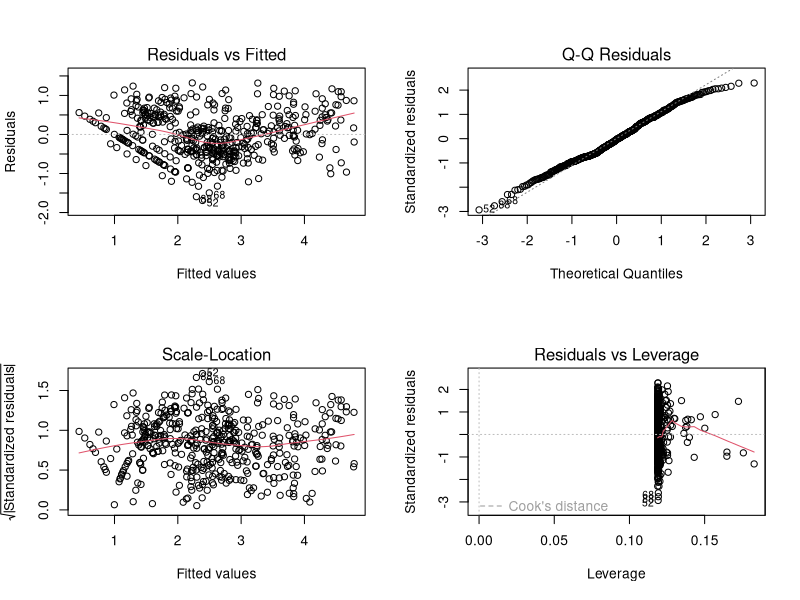
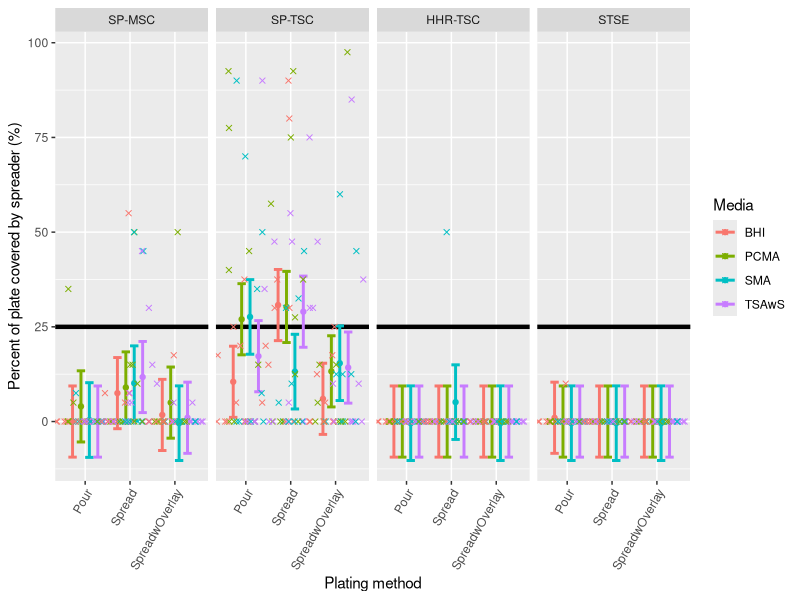

The R source for these figures, in order: (Note: this script raises an error after producing the figures.)
## ---- chunk 1
knitr::opts_chunk$set(echo = TRUE)
## ---- chunk 2
## load packages
library(knitr)
library(readr)
library(dplyr)
library(tidyr)
library(ggplot2)
library(ggpubr)
library(lme4)
library(car)
library(emmeans)
## ---- chunk 3
#import data
s1_df <- read_csv("stage1_cleaned_data.csv")
## ---- chunk 4
#summary for Table 1; means and sd across all powders
summary_byTestPlatingMedia <- s1_df %>%
  group_by(test,plating,media) %>%
  summarize(n=n(),
            mean=mean(log_mean_count_wNA,na.rm=TRUE),
            sd=sd(log_mean_count_wNA,na.rm=TRUE),
            median=median(log_mean_count_wNA,na.rm = TRUE),
            min=min(log_mean_count_wNA,na.rm=TRUE),
            max=max(log_mean_count_wNA,na.rm=TRUE))

summary_byTestPlatingMedia_SPRno <- s1_df %>%
  filter(SPR=="no")%>%
  group_by(test,plating,media) %>%
  summarize(n=n(),
            mean=mean(log_mean_count_wNA,na.rm=TRUE),
            sd=sd(log_mean_count_wNA,na.rm=TRUE),
            median=median(log_mean_count_wNA,na.rm = TRUE),
            min=min(log_mean_count_wNA,na.rm=TRUE),
            max=max(log_mean_count_wNA,na.rm=TRUE))
## ---- chunk 5
m <- lm(log_mean_count~powder+plating*media*test+mean_spread_percent,data=s1_df)

#VIFs were investigated by fitting with lm() and using the car::vif function
vif(m) #vifs OK

#Additional model diagnostics were performed & looked OK
par(mfrow=c(2,2)) # Change the panel layout to 2 x 2
plot(m)

#run anova
anova(m)
## ---- chunk 6
#investigate which tests have >25% spreading
m_spread <- lmer(mean_spread_percent_wNA ~ (1|powder) + test*media*plating, data=s1_df,na.action=na.exclude)

lsm_summ <- emmeans(m_spread,~test|media+plating)

df_lsm_summ <- as.data.frame(lsm_summ)

df_lsm_summ$test<- factor(df_lsm_summ$test,c("SP.MSC","SP.TSC","HHR.TSC","STSE"),labels =c("SP-MSC","SP-TSC","HHR-TSC","STSE") )
s1_df$test<- factor(s1_df$test,c("SP.MSC","SP.TSC","HHR.TSC","STSE"),labels =c("SP-MSC","SP-TSC","HHR-TSC","STSE") )

#Figure 1.
#lsm_summ %>%
#  data.frame() %>%
  #mutate(lower.CL=pmax(0,lower.CL), #this makes it so that the ylim is 0
  #       emmean=pmax(0,emmean))%>%
  ggplot(df_lsm_summ,aes(x=plating,y=emmean,color=media)) +
  facet_grid(~test)+
  geom_hline(yintercept = 25,col="black",size=1.5)+
  geom_point(stat="identity",position=position_dodge(.75))+
  #ylim(0,100) +
  geom_errorbar(stat="identity",aes(ymin=lower.CL,ymax=upper.CL),size=1,width=.75,position=position_dodge(.75),na.rm=TRUE) +
  geom_jitter(aes(x = plating, y = mean_spread_percent_wNA, color=media), 
              data = s1_df,  na.rm=TRUE,pch=4,position = position_jitterdodge(jitter.width=0.75,dodge.width = .75))+
  labs(color="Media",x="Plating method",y="Percent of plate covered by spreader (%)")+
  theme(axis.text.x = element_text(angle=60,hjust=1)) 

#Figure 1b. (contains imputed values for powder D PCA)
#alternative way (plotting actual means) demonstrates the same methods are on average above 25% spreading
# rawmeans <-s1_df%>%
#   #select(test,media,plating,mean_spread_percent)%>%
#   group_by(test,media,plating)%>%
#   summarize(mean=mean(mean_spread_percent, na.rm=TRUE),
#             sd=sd(mean_spread_percent, na.rm=TRUE))
# ggplot(rawmeans,aes(x=plating,y=mean,color=media))+
#   geom_errorbar(stat="identity",aes(ymin=mean-sd, ymax=mean+sd), size=1,width=.75,position=position_dodge(.75)) +
#   geom_point(stat="identity",position=position_dodge(.75),size=3) +
#   geom_jitter(aes(x = plating, y = mean_spread_percent, color=media),
#               data = s1_df,  pch=4,position = position_jitterdodge(jitter.width=0.75,dodge.width = .75))+
#   geom_hline(yintercept = 25,col="black",size=1.5)+
#   labs(color="Media",x="Plating method",y="Percent of plate covered by spreader (%)")+
#   theme(axis.text.x = element_text(angle=60,hjust=1)) +
#   facet_grid(~test)
  
#view spreading and swarming by powder
# summary_spread_test <- s1_df %>%
#   group_by(test,powder) %>%
#   count(SPR)
# # 
# summary_spread_powder <- s1_df %>%
#   group_by(powder) %>%
#   count(SPR)
# 
# summary_spreads_powder <- s1_df %>%
#   group_by(powder) %>%
#   count(SPRs)

# #plot a different way
# ggplot(s1_df, aes(x=plating,y=mean_spread_percent_wNA,color=media))+
#   facet_grid(~test)+
#   geom_boxplot(position=position_dodge(.75),na.rm=TRUE)+
#   stat_summary(fun.y=mean, geom="point", shape=23, size=4,position=position_dodge(.75),na.rm=TRUE)
## ---- chunk 7
s1_df2 <- s1_df %>% 
  filter( !(grepl("TSAwS",media) & plating=="Spread" & test=="SP.TSC"),
          !(grepl("PCMA",media) & plating=="Spread" & test=="SP.TSC"),
          !(grepl("BHI",media) & plating=="Spread" & test=="SP.TSC"),
          !(grepl("SMA",media) & plating=="Pour" & test=="SP.TSC"),
          !(grepl("PCMA",media) & plating=="Pour" & test=="SP.TSC") )
s1_df2$combo<- paste(s1_df2$media, s1_df2$plating, s1_df2$test, sep="_")

s1_df2$combo_abbrv <- make.names(abbreviate(s1_df2$combo))

#is this doing anything useful other than reshaping?
all_wide <- s1_df2 %>%
  group_by(powder,combo_abbrv) %>%
  summarise(mean=mean(log_mean_count)) %>%
  spread(key=combo_abbrv,value=mean) %>%
  ungroup() %>%
  data.frame() 
all_wide <- all_wide[c(2:44)]

SP.TSC <- unique(s1_df2$combo_abbrv[s1_df2$test=="SP.TSC"])
HHR.TSC <- unique(s1_df2$combo_abbrv[s1_df2$test=="HHR.TSC"])
STSE <- unique(s1_df2$combo_abbrv[s1_df2$test=="STSE"])
SP.MSC <- unique(s1_df2$combo_abbrv[s1_df2$test=="SP.MSC"])

#measure test choices
abbrv_combo_lookup <- unique(s1_df2[,c("test","media","plating","combo_abbrv")])

#BHI
#test_combo <- c("BHI_P_H","BHI_P_SP.M","BHI_P_SP.T","BHI_P_ST")
#test_combo <- c("BHI_SO_H","BHI_SO_SP.M","BHI_SO_SP.T","BHI_SO_ST")
#test_combo <- c("BHI_S_H","BHI_S_SP","BHI_S_ST")

#PCMA
#test_combo <- c("PCMA_P_H","PCMA_P_SP","PCMA_P_ST")
#test_combo <- c("PCMA_SO_H","PCMA_SO_SP.M","PCMA_SO_SP.T","PCMA_SO_ST")
#test_combo <- c("PCMA_S_H","PCMA_S_SP","PCMA_S_ST")

#SMA
#test_combo <- c("PCA_P_H","PCA_P_SP","PCA_P_ST")
#test_combo <- c("PCA_SO_H","PCA_SO_SP.M","PCA_SO_SP.T","PCA_SO_ST")
#test_combo <- c("PCA_S_H","PCA_S_SP_M","PCA_S_SP_T","PCA_S_ST")

#TSAwS
test_combo <- c("TSAS_P_H","TSAS_P_SP.M","TSAS_P_SP.T","TSAS_P_ST") #check this
#test_combo <- c("TSAS_SO_H","TSAS_SO_SP.M","TSAS_SO_SP.T","TSAS_SO_ST")
#test_combo <- c("TSAS_S_H","TSAS_S_SP","TSAS_S_ST")

results <- data.frame(combo_abbrv=c(),Rsquared=c())
for( i in colnames(all_wide)) {
  if( !(i %in% test_combo) ) {
    form <- paste(i,"~",paste(test_combo,collapse="+"))
    m <- lm(form,data=all_wide)
    rsquared <- summary(m)$r.squared
    results <- rbind(results,data.frame(combo_abbrv=i,Rsquared=rsquared))
  }
}
# by test
results %>%
  left_join(abbrv_combo_lookup) %>%
  group_by(test) %>%
  summarize(mean.rsq=mean(Rsquared)) -> mean.rsq.byTest
mean.rsq.byTest

all_var <- s1_df2 %>%
  group_by(test,plating,media) %>%
  summarize(var=var(log_mean_count))

# percent variance
results %>%
  left_join(abbrv_combo_lookup) %>%
  left_join(all_var) %>%
  mutate(var_explained=Rsquared*var)  %>%
  summarize(prop_explained=sum(var_explained)/sum(var)) -> prop_explained
prop_explained

results %>%
  left_join(abbrv_combo_lookup) %>%
  left_join(all_var) %>%
  filter(test != "SP_MSC") %>%
  mutate(var_explained=Rsquared*var)  %>%
  summarize(prop_explained_no_msc=sum(var_explained)/sum(var)) -> prop_explained_withoutMSC
prop_explained_withoutMSC
## ---- chunk 8
s1_df2 <- s1_df %>% 
  filter( !(grepl("TSAwS",media) & plating=="Spread" & test=="SP.TSC"),
          !(grepl("PCMA",media) & plating=="Spread" & test=="SP.TSC"),
          !(grepl("BHI",media) & plating=="Spread" & test=="SP.TSC"),
          !(grepl("SMA",media) & plating=="Pour" & test=="SP.TSC"),
          !(grepl("PCMA",media) & plating=="Pour" & test=="SP.TSC") )
s1_df2$combo<- paste(s1_df2$media, s1_df2$plating, s1_df2$test, sep="_")

s1_df2$combo_abbrv <- make.names(abbreviate(s1_df2$combo))

#is this doing anything useful other than reshaping?
all_wide <- s1_df2 %>%
  group_by(powder,combo_abbrv) %>%
  summarise(mean=mean(log_mean_count)) %>%
  spread(key=combo_abbrv,value=mean) %>%
  ungroup() %>%
  data.frame() 
all_wide <- all_wide[c(2:44)]

SP.TSC <- unique(s1_df2$combo_abbrv[s1_df2$test=="SP.TSC"])
HHR.TSC <- unique(s1_df2$combo_abbrv[s1_df2$test=="HHR.TSC"])
STSE <- unique(s1_df2$combo_abbrv[s1_df2$test=="STSE"])
SP.MSC <- unique(s1_df2$combo_abbrv[s1_df2$test=="SP.MSC"])

#measure test choices
abbrv_combo_lookup <- unique(s1_df2[,c("test","media","plating","combo_abbrv")])

#BHI
BHI_P <- c("BHI_P_H","BHI_P_SP.M","BHI_P_SP.T","BHI_P_ST")
BHI_SO <- c("BHI_SO_H","BHI_SO_SP.M","BHI_SO_SP.T","BHI_SO_ST")
BHI_S <- c("BHI_S_H","BHI_S_SP","BHI_S_ST")

#PCMA
PCMA_P <- c("PCMA_P_H","PCMA_P_SP","PCMA_P_ST")
PCMA_SO  <- c("PCMA_SO_H","PCMA_SO_SP.M","PCMA_SO_SP.T","PCMA_SO_ST")
PCMA_S <- c("PCMA_S_H","PCMA_S_SP","PCMA_S_ST")

#SMA
SMA_P <- c("SMA_P_H","SMA_P_SP","SMA_P_ST")
SMA_SO <- c("SMA_SO_H","SMA_SO_SP.M","SMA_SO_SP.T","SMA_SO_ST")
SMA_S <- c("SMA_S_H","SMA_S_SP.M","SMA_S_SP.T","SMA_S_ST")

#TSAwS
TSAS_P <- c("TSAS_P_H","TSAS_P_SP.M","TSAS_P_SP.T","TSAS_P_ST") #check this
TSAS_SO <- c("TSAS_SO_H","TSAS_SO_SP.M","TSAS_SO_SP.T","TSAS_SO_ST")
TSAS_S <- c("TSAS_S_H","TSAS_S_SP","TSAS_S_ST")

test_combo_vec <- c(BHI_P, BHI_SO, BHI_S,
                     PCMA_P, PCMA_SO, PCMA_S,
                     SMA_P, SMA_SO, SMA_S,
                     TSAS_P, TSAS_SO, TSAS_S)

results <- data.frame(combo_abbrv=c(),Rsquared=c(),testcombo=c())

for( j in test_combo_vec) {
for( i in colnames(all_wide)) {
  if( !(i %in% j) ) {
    form <- paste(i,"~",paste(j,collapse="+"))
    m <- lm(form,data=all_wide)
    rsquared <- summary(m)$r.squared
    results <- rbind(results,data.frame(combo_abbrv=i,Rsquared=rsquared,testcombo=j))
  }
}}

results_BHI_P %>%
  filter(testcombo=="BHI_P")
results
# by test

results %>%
  left_join(abbrv_combo_lookup) %>%
  group_by(testcombo,test) %>%
  summarize(mean.rsq=mean(Rsquared)) %>%
  spread(key=test,value=mean.rsq) %>%
  ungroup() %>%
  data.frame() -> mean.rsq.byTest
mean.rsq.byTest

# results %>%
#   left_join(abbrv_combo_lookup) %>%
#   group_by(test) %>%
#   summarize(mean.rsq=mean(Rsquared)) %>%
#   spread(key=test,value=mean.rsq) %>%
#   ungroup() %>%
#   data.frame() -> mean.rsq.byTest
# mean.rsq.byTest

all_var <- s1_df2 %>%
  group_by(test,plating,media) %>%
  summarize(var=var(log_mean_count))

# percent variance

test_combo_vec <- c(PCMA_S)

prop_df <- data.frame(testcombo=c(),prop_explain=c())
for (j in test_combo_vec){ 
results %>%
  filter(testcombo==j)%>%
  left_join(abbrv_combo_lookup) %>%
  left_join(all_var) %>%
  mutate(var_explained=Rsquared*var)  %>%
  summarize(prop_explained=sum(var_explained)/sum(var)) -> prop_explained
  prop_df <- rbind(prop_df, data.frame(testcombo=j,prop_explain=prop_explained))}

results %>%
  left_join(abbrv_combo_lookup) %>%
  left_join(all_var) %>%
  filter(test != "SP_MSC") %>%
  mutate(var_explained=Rsquared*var)  %>%
  summarize(prop_explained_no_msc=sum(var_explained)/sum(var)) -> prop_explained_withoutMSC
## ---- chunk 9
#import data
s1b_df <- read_csv("stage1b_data.csv")
## ---- chunk 10
#SP_MSC
d_msc <- s1b_df %>% filter(test=="SP MSC")
# Center within powder/scheme
d_msc_centered <- d_msc %>%
  group_by(powder,sampling_scheme) %>%
  mutate(powder_mean=mean(log_cfu_g)) %>%
  ungroup() %>%
  mutate(log_cfu_g_centered=log_cfu_g - powder_mean)
d_msc_centered_summary <- d_msc_centered %>%
  group_by(sampling_scheme) %>%
  summarize(mean=mean(log_cfu_g_centered),sd=sd(log_cfu_g_centered))
d_msc_centered_summary %>% ggplot(aes(x=sampling_scheme,y=mean)) + 
  labs(x="Sampling Scheme",y="Spore Count Deviance (log CFU/g)") +
  scale_color_discrete(guide=F) +
  geom_point(data=d_msc_centered,
             aes(x=sampling_scheme,y=log_cfu_g_centered,color=powder),
             position=position_jitterdodge(jitter.width = 0.05,dodge.width=0.7)) +
  geom_point(color="red") +
  geom_errorbar(aes(ymin=mean - sd,
                    ymax=mean + sd),
                width=0.3,
                color="red")+
  ylim(-1,1) -> msc
bart_msc <- bartlett.test(log_cfu_g_centered~sampling_scheme,data=d_msc_centered)
bart_msc

#HHR
d_hhr <- s1b_df %>% filter(test=="HHR")
# Center within powder/scheme
d_hhr_centered <- d_hhr %>%
  group_by(powder,sampling_scheme) %>%
  mutate(powder_mean=mean(log_cfu_g)) %>%
  ungroup() %>%
  mutate(log_cfu_g_centered=log_cfu_g - powder_mean)
d_hhr_centered_summary <- d_hhr_centered %>%
  group_by(sampling_scheme) %>%
  summarize(mean=mean(log_cfu_g_centered),sd=sd(log_cfu_g_centered))
d_hhr_centered_summary %>% ggplot(aes(x=sampling_scheme,y=mean)) + 
  labs(x="Sampling Scheme",y="Spore Count Deviance (log CFU/g)") +
  scale_color_discrete(guide=F) +
  geom_point(data=d_hhr_centered,
             aes(x=sampling_scheme,y=log_cfu_g_centered,color=powder),
             position=position_jitterdodge(jitter.width = 0.05,dodge.width=0.7)) +
  geom_point(color="red") +
  geom_errorbar(aes(ymin=mean - sd,
                    ymax=mean + sd),
                width=0.3,
                color="red")+
  ylim(-1,1) -> hhr
bart_hhr <- bartlett.test(log_cfu_g_centered~sampling_scheme,data=d_hhr_centered)
bart_hhr

#STSE
d_stse <- s1b_df %>% filter(test=="STSE")
# Center within powder/scheme
d_stse_centered <- d_stse %>%
  group_by(powder,sampling_scheme) %>%
  mutate(powder_mean=mean(log_cfu_g)) %>%
  ungroup() %>%
  mutate(log_cfu_g_centered=log_cfu_g - powder_mean)
d_stse_centered_summary <- d_stse_centered %>%
  group_by(sampling_scheme) %>%
  summarize(mean=mean(log_cfu_g_centered),sd=sd(log_cfu_g_centered))
d_stse_centered_summary %>% ggplot(aes(x=sampling_scheme,y=mean)) + 
  labs(x="Sampling Scheme",y="Spore Count Deviance (log CFU/g)") +
  scale_color_discrete(guide=F) + #getting rid of this gives us legend
  geom_point(data=d_stse_centered,
             aes(x=sampling_scheme,y=log_cfu_g_centered,color=powder),
             position=position_jitterdodge(jitter.width = 0.05,dodge.width=0.7)) +
  geom_point(color="red") +
  geom_errorbar(aes(ymin=mean - sd,
                    ymax=mean + sd),
                width=0.3,
                color="red")+
  ylim(-1,1)-> stse
bart_stse <- bartlett.test(log_cfu_g_centered~sampling_scheme,data=d_stse_centered)
bart_stse

#arrange figures
ggarrange(msc,
          hhr,
          stse,
          labels=c("SP-MSC", "HHR-TSC", "STSE"),
          ncol = 3, nrow = 1)

##Make summary plots
ggplot(s1b_df, aes(x=powder,y=log_cfu_g))+
  geom_boxplot()+
  geom_jitter(data=s1b_df,
             aes(x=powder,y=log_cfu_g,color=sampling_scheme),
             position=position_jitterdodge(jitter.width = 0.05,dodge.width=0.7)) +
  facet_grid(test~sampling_scheme)
## ---- chunk 11
#clear global environment
rm(list = ls())
## ---- chunk 12
#import data
s2_df <- read_csv("stage2_data.csv")
s2_df2 <- read_csv("stage2_data_notImputed.csv")

#
df_PCMA <- s2_df %>%
  filter(media=="PCMA")
df_TSAwS <- s2_df %>%
  filter(media=="TSAwS")
## ---- chunk 13
###PCMA analysis

#SP_MSC
d_PCMA_msc <- df_PCMA %>% filter(test=="SP.MSC")
# Center within powder/scheme
d_PCMA_msc_centered <- d_PCMA_msc %>%
  group_by(powder) %>%
  mutate(powder_mean=mean(log_mean_count)) %>%
  ungroup() %>%
  mutate(log_cfu_g_centered=log_mean_count - powder_mean)
d_PCMA_msc_centered_summary <- d_PCMA_msc_centered %>%
  group_by(lab) %>%
  summarize(mean=mean(log_cfu_g_centered),sd=sd(log_cfu_g_centered))
d_PCMA_msc_centered_summary %>% ggplot(aes(x=lab,y=mean)) + 
  labs(x="Lab",y="Spore Count Deviance (log CFU/g)") +
  ylim(-3,3)+
  scale_color_discrete(guide=F) +
  geom_point(data=d_PCMA_msc_centered,
             aes(x=lab,y=log_cfu_g_centered,color=powder),
             position=position_jitterdodge(jitter.width = 0.05,dodge.width=0.7)) +
  #theme(text=element_text(family="Times New Roman", size=12)) +
  geom_point(color="red") +
  geom_errorbar(aes(ymin=mean - sd,
                    ymax=mean + sd),
                width=0.3,
                color="red") -> PCMA_msc
bart_PCMA_msc <- bartlett.test(log_cfu_g_centered~lab,data=d_PCMA_msc_centered) #we centered all log msc be respective powder
bart_PCMA_msc

#HHR_TSC
d_PCMA_hhr <- df_PCMA %>% filter(test=="HHR.TSC")
# Center within powder/scheme
d_PCMA_hhr_centered <- d_PCMA_hhr %>%
  group_by(powder) %>%
  mutate(powder_mean=mean(log_mean_count)) %>%
  ungroup() %>%
  mutate(log_cfu_g_centered=log_mean_count - powder_mean)
d_PCMA_hhr_centered_summary <- d_PCMA_hhr_centered %>%
  group_by(lab) %>%
  summarize(mean=mean(log_cfu_g_centered),sd=sd(log_cfu_g_centered))
d_PCMA_hhr_centered_summary %>% ggplot(aes(x=lab,y=mean)) + 
  labs(x="Lab",y="Spore Count Deviance (log CFU/g)") +
  ylim(-3,3)+
  scale_color_discrete(guide=F) +
  geom_point(data=d_PCMA_hhr_centered,
             aes(x=lab,y=log_cfu_g_centered,color=powder),
             position=position_jitterdodge(jitter.width = 0.05,dodge.width=0.7)) +
  #theme(text=element_text(family="Times New Roman", size=12)) +
  geom_point(color="red") +
  geom_errorbar(aes(ymin=mean - sd,
                    ymax=mean + sd),
                width=0.3,
                color="red") -> PCMA_hhr
bart_PCMA_hhr <- bartlett.test(log_cfu_g_centered~lab,data=d_PCMA_hhr_centered)
bart_PCMA_hhr

#STSE
d_PCMA_stse <- df_PCMA %>% filter(test=="STSE")
# Center within powder/scheme
d_PCMA_stse_centered <- d_PCMA_stse %>%
  group_by(powder) %>%
  mutate(powder_mean=mean(log_mean_count)) %>%
  ungroup() %>%
  mutate(log_cfu_g_centered=log_mean_count - powder_mean)
d_PCMA_stse_centered_summary <- d_PCMA_stse_centered %>%
  group_by(lab) %>%
  summarize(mean=mean(log_cfu_g_centered),sd=sd(log_cfu_g_centered))
d_PCMA_stse_centered_summary %>% ggplot(aes(x=lab,y=mean)) + 
  labs(x="Lab",y="Spore Count Deviance (log CFU/g)") +
  ylim(-3,3)+
  scale_color_discrete(guide=F) +
  geom_point(data=d_PCMA_stse_centered,
             aes(x=lab,y=log_cfu_g_centered,color=powder),
             position=position_jitterdodge(jitter.width = 0.05,dodge.width=0.7)) +
  #theme(text=element_text(family="Times New Roman", size=12)) +
  geom_point(color="red") +
  geom_errorbar(aes(ymin=mean - sd,
                    ymax=mean + sd),
                width=0.3,
                color="red") -> PCMA_stse
bart_PCMA_stse <- bartlett.test(log_cfu_g_centered~lab,data=d_PCMA_stse_centered)
bart_PCMA_stse
###TSAwS analysis

#SP_MSC
d_TSAwS_msc <- df_TSAwS %>% filter(test=="SP.MSC")
# Center within powder/scheme
d_TSAwS_msc_centered <- d_TSAwS_msc %>%
  group_by(powder) %>%
  mutate(powder_mean=mean(log_mean_count)) %>%
  ungroup() %>%
  mutate(log_cfu_g_centered=log_mean_count - powder_mean)
d_TSAwS_msc_centered_summary <- d_TSAwS_msc_centered %>%
  group_by(lab) %>%
  summarize(mean=mean(log_cfu_g_centered),sd=sd(log_cfu_g_centered))
d_TSAwS_msc_centered_summary %>% ggplot(aes(x=lab,y=mean)) + 
  labs(x="Lab",y="Spore Count Deviance (log CFU/g)") +
  ylim(-3,3)+
  scale_color_discrete(guide=F) +
  geom_point(data=d_TSAwS_msc_centered,
             aes(x=lab,y=log_cfu_g_centered,color=powder),
             position=position_jitterdodge(jitter.width = 0.05,dodge.width=0.7)) +
  #theme(text=element_text(family="Times New Roman", size=12)) +
  geom_point(color="red") +
  geom_errorbar(aes(ymin=mean - sd,
                    ymax=mean + sd),
                width=0.3,
                color="red") -> TSAwS_msc
bart_TSAwS_msc <- bartlett.test(log_cfu_g_centered~lab,data=d_TSAwS_msc_centered)
bart_TSAwS_msc


#HHR_TSC
d_TSAwS_hhr <- df_TSAwS %>% filter(test=="HHR.TSC")
# Center within powder/scheme
d_TSAwS_hhr_centered <- d_TSAwS_hhr %>%
  group_by(powder) %>%
  mutate(powder_mean=mean(log_mean_count)) %>%
  ungroup() %>%
  mutate(log_cfu_g_centered=log_mean_count - powder_mean)
d_TSAwS_hhr_centered_summary <- d_TSAwS_hhr_centered %>%
  group_by(lab) %>%
  summarize(mean=mean(log_cfu_g_centered),sd=sd(log_cfu_g_centered))
d_TSAwS_hhr_centered_summary %>% ggplot(aes(x=lab,y=mean)) + 
  labs(x="Lab",y="Spore Count Deviance (log CFU/g)") +
  ylim(-3,3)+
  scale_color_discrete(guide=F) +
  geom_point(data=d_TSAwS_hhr_centered,
             aes(x=lab,y=log_cfu_g_centered,color=powder),
             position=position_jitterdodge(jitter.width = 0.05,dodge.width=0.7)) +
  #theme(text=element_text(family="Times New Roman", size=12)) +
  geom_point(color="red") +
  geom_errorbar(aes(ymin=mean - sd,
                    ymax=mean + sd),
                width=0.3,
                color="red") -> TSAwS_hhr
bart_TSAwS_hhr <- bartlett.test(log_cfu_g_centered~lab,data=d_TSAwS_hhr_centered)
bart_TSAwS_hhr

#STSE
d_TSAwS_stse <- df_TSAwS %>% filter(test=="STSE")
# Center within powder/scheme
d_TSAwS_stse_centered <- d_TSAwS_stse %>%
  group_by(powder) %>%
  mutate(powder_mean=mean(log_mean_count)) %>%
  ungroup() %>%
  mutate(log_cfu_g_centered=log_mean_count - powder_mean)
d_TSAwS_stse_centered_summary <- d_TSAwS_stse_centered %>%
  group_by(lab) %>%
  summarize(mean=mean(log_cfu_g_centered),sd=sd(log_cfu_g_centered))
d_TSAwS_stse_centered_summary %>% ggplot(aes(x=lab,y=mean)) + 
  labs(x="Lab",y="Spore Count Deviance (log CFU/g)") +
  ylim(-3,3)+
  scale_color_discrete(guide=F) +
  geom_point(data=d_TSAwS_stse_centered,
             aes(x=lab,y=log_cfu_g_centered,color=powder),
             position=position_jitterdodge(jitter.width = 0.05,dodge.width=0.7)) +
  #theme(text=element_text(family="Times New Roman", size=12)) +
  geom_point(color="red") +
  geom_errorbar(aes(ymin=mean - sd,
                    ymax=mean + sd),
                width=0.3,
                color="red") -> TSAwS_stse
bart_TSAwS_stse <- bartlett.test(log_cfu_g_centered~lab,data=d_TSAwS_stse_centered)
bart_TSAwS_stse

#arrange figures
ggarrange(PCMA_msc, 
          TSAwS_msc,
          PCMA_hhr,
          TSAwS_hhr,
          PCMA_stse,
          TSAwS_stse,
          labels=c("PCMA SP-MSC", "TSAwS SP-MSC", "PCMA HHR-TSC", "TSAwS HHR-TSC", "PCMA STSE", "TSAwS STSE"),
          ncol = 2, nrow = 3)
## ---- chunk 14
##Make summary plots
ggplot(s2_df, aes(x=powder,y=log_mean_count))+
  geom_boxplot()+
  geom_point(data=s2_df,
             aes(x=powder,y=log_mean_count,color=lab),
             position=position_jitterdodge(jitter.width = 0.05,dodge.width=0.7)) +
  facet_grid(test~media)

#plot without imputed values
s2_df$mean_count2 <- s2_df$mean_count
s2_df$mean_count2[s2_df$mean_count2==0]<-10
s2_df$log_mean_count <- log10(s2_df$mean_count2) 

s2_df$lab <- factor(s2_df$lab,c("UA","UB","UC","UD"))

ggplot(s2_df, aes(x=powder,y=log_mean_count))+
  geom_boxplot()+
  geom_point(data=s2_df,
             aes(x=powder,y=log_mean_count,color=lab),
             position=position_jitterdodge(jitter.width = 0.05,dodge.width=0.7)) +
  ylim(0,5)+
  facet_grid(test~media)

#Get means across labs without imputed values
summary_s2_df2b <- s2_df %>%
  group_by(media,test,lab)%>%
  summarize(mean=mean(log_mean_count),
            sd=sd(log_mean_count))
## ---- chunk 15
#clear global environment
rm(list = ls())
## ---- chunk 16
#import data
s3_df <-read_csv("stage3_data.csv")

#prep data
df_PCMA <- s3_df %>%
  filter(media=="PCMA")
df_TSAwS <- s3_df %>%
  filter(media=="TSA")
## ---- chunk 17
###PCMA analysis
#SP_MSC
d_PCMA_msc <- df_PCMA %>% filter(test=="SP.MSC")
# Center within powder/scheme
d_PCMA_msc_centered <- d_PCMA_msc %>%
  group_by(powder) %>%
  mutate(powder_mean=mean(log_mean_count)) %>%
  ungroup() %>%
  mutate(log_cfu_g_centered=log_mean_count - powder_mean)
d_PCMA_msc_centered_summary <- d_PCMA_msc_centered %>%
  group_by(lab) %>%
  summarize(mean=mean(log_cfu_g_centered),sd=sd(log_cfu_g_centered))
d_PCMA_msc_centered_summary %>% ggplot(aes(x=lab,y=mean)) + 
  labs(x="Lab",y="Spore Count Deviance (log CFU/g)") +
  ylim(-2,2)+
  scale_color_discrete(guide=F) +
  geom_point(data=d_PCMA_msc_centered,
             aes(x=lab,y=log_cfu_g_centered,color=powder),
             position=position_jitterdodge(jitter.width = 0.05,dodge.width=0.7)) +
  #theme(text=element_text(family="Times New Roman", size=12)) +
  geom_point(color="red") +
  geom_errorbar(aes(ymin=mean - sd,
                    ymax=mean + sd),
                width=0.3,
                color="red") -> PCMA_msc
bart_PCMA_msc <- bartlett.test(log_cfu_g_centered~lab,data=d_PCMA_msc_centered)
bart_PCMA_msc


#HHR_TSC
d_PCMA_hhr <- df_PCMA %>% filter(test=="HHR.TSC")
# Center within powder/scheme
d_PCMA_hhr_centered <- d_PCMA_hhr %>%
  group_by(powder) %>%
  mutate(powder_mean=mean(log_mean_count)) %>%
  ungroup() %>%
  mutate(log_cfu_g_centered=log_mean_count - powder_mean)
d_PCMA_hhr_centered_summary <- d_PCMA_hhr_centered %>%
  group_by(lab) %>%
  summarize(mean=mean(log_cfu_g_centered),sd=sd(log_cfu_g_centered))
d_PCMA_hhr_centered_summary %>% ggplot(aes(x=lab,y=mean)) + 
  labs(x="Lab",y="Spore Count Deviance (log CFU/g)") +
  ylim(-2,2)+
  scale_color_discrete(guide=F) +
  geom_point(data=d_PCMA_hhr_centered,
             aes(x=lab,y=log_cfu_g_centered,color=powder),
             position=position_jitterdodge(jitter.width = 0.05,dodge.width=0.7)) +
  #theme(text=element_text(family="Times New Roman", size=12)) +
  geom_point(color="red") +
  geom_errorbar(aes(ymin=mean - sd,
                    ymax=mean + sd),
                width=0.3,
                color="red") -> PCMA_hhr
bart_PCMA_hhr <- bartlett.test(log_cfu_g_centered~lab,data=d_PCMA_hhr_centered)
bart_PCMA_hhr

#STSE
d_PCMA_stse <- df_PCMA %>% filter(test=="STSE")
# Center within powder/scheme
d_PCMA_stse_centered <- d_PCMA_stse %>%
  group_by(powder) %>%
  mutate(powder_mean=mean(log_mean_count)) %>%
  ungroup() %>%
  mutate(log_cfu_g_centered=log_mean_count - powder_mean)
d_PCMA_stse_centered_summary <- d_PCMA_stse_centered %>%
  group_by(lab) %>%
  summarize(mean=mean(log_cfu_g_centered),sd=sd(log_cfu_g_centered))
d_PCMA_stse_centered_summary %>% ggplot(aes(x=lab,y=mean)) + 
  labs(x="Lab",y="Spore Count Deviance (log CFU/g)") +
  ylim(-2,2)+
  scale_color_discrete(guide=F) +
  geom_point(data=d_PCMA_stse_centered,
             aes(x=lab,y=log_cfu_g_centered,color=powder),
             position=position_jitterdodge(jitter.width = 0.05,dodge.width=0.7)) +
  #theme(text=element_text(family="Times New Roman", size=12)) +
  geom_point(color="red") +
  geom_errorbar(aes(ymin=mean - sd,
                    ymax=mean + sd),
                width=0.3,
                color="red") -> PCMA_stse
bart_PCMA_stse <- bartlett.test(log_cfu_g_centered~lab,data=d_PCMA_stse_centered)
bart_PCMA_stse 

###
###TSAwS analysis

#SP_MSC
d_TSAwS_msc <- df_TSAwS %>% filter(test=="SP.MSC")
# Center within powder/scheme
d_TSAwS_msc_centered <- d_TSAwS_msc %>%
  group_by(powder) %>%
  mutate(powder_mean=mean(log_mean_count)) %>%
  ungroup() %>%
  mutate(log_cfu_g_centered=log_mean_count - powder_mean)
d_TSAwS_msc_centered_summary <- d_TSAwS_msc_centered %>%
  group_by(lab) %>%
  summarize(mean=mean(log_cfu_g_centered),sd=sd(log_cfu_g_centered))
d_TSAwS_msc_centered_summary %>% ggplot(aes(x=lab,y=mean)) + 
  labs(x="Lab",y="Spore Count Deviance (log CFU/g)") +
  ylim(-2,2)+
  scale_color_discrete(guide=F) +
  geom_point(data=d_TSAwS_msc_centered,
             aes(x=lab,y=log_cfu_g_centered,color=powder),
             position=position_jitterdodge(jitter.width = 0.05,dodge.width=0.7)) +
  #theme(text=element_text(family="Times New Roman", size=12)) +
  geom_point(color="red") +
  geom_errorbar(aes(ymin=mean - sd,
                    ymax=mean + sd),
                width=0.3,
                color="red") -> TSAwS_msc
bart_TSAwS_msc <- bartlett.test(log_cfu_g_centered~lab,data=d_TSAwS_msc_centered)
bart_TSAwS_msc


#HHR_TSC
d_TSAwS_hhr <- df_TSAwS %>% filter(test=="HHR.TSC")
# Center within powder/scheme
d_TSAwS_hhr_centered <- d_TSAwS_hhr %>%
  group_by(powder) %>%
  mutate(powder_mean=mean(log_mean_count)) %>%
  ungroup() %>%
  mutate(log_cfu_g_centered=log_mean_count - powder_mean)
d_TSAwS_hhr_centered_summary <- d_TSAwS_hhr_centered %>%
  group_by(lab) %>%
  summarize(mean=mean(log_cfu_g_centered),sd=sd(log_cfu_g_centered))
d_TSAwS_hhr_centered_summary %>% ggplot(aes(x=lab,y=mean)) + 
  labs(x="Lab",y="Spore Count Deviance (log CFU/g)") +
  ylim(-2,2)+
  scale_color_discrete(guide=F) +
  geom_point(data=d_TSAwS_hhr_centered,
             aes(x=lab,y=log_cfu_g_centered,color=powder),
             position=position_jitterdodge(jitter.width = 0.05,dodge.width=0.7)) +
  #theme(text=element_text(family="Times New Roman", size=12)) +
  geom_point(color="red") +
  geom_errorbar(aes(ymin=mean - sd,
                    ymax=mean + sd),
                width=0.3,
                color="red") -> TSAwS_hhr
bart_TSAwS_hhr <- bartlett.test(log_cfu_g_centered~lab,data=d_TSAwS_hhr_centered)
bart_TSAwS_hhr 

#STSE
d_TSAwS_stse <- df_TSAwS %>% filter(test=="STSE")
# Center within powder/scheme
d_TSAwS_stse_centered <- d_TSAwS_stse %>%
  group_by(powder) %>%
  mutate(powder_mean=mean(log_mean_count)) %>%
  ungroup() %>%
  mutate(log_cfu_g_centered=log_mean_count - powder_mean)
d_TSAwS_stse_centered_summary <- d_TSAwS_stse_centered %>%
  group_by(lab) %>%
  summarize(mean=mean(log_cfu_g_centered),sd=sd(log_cfu_g_centered))
d_TSAwS_stse_centered_summary %>% ggplot(aes(x=lab,y=mean)) + 
  labs(x="Lab",y="Spore Count Deviance (log CFU/g)") +
  ylim(-2,2)+
  scale_color_discrete(guide=F) +
  geom_point(data=d_TSAwS_stse_centered,
             aes(x=lab,y=log_cfu_g_centered,color=powder),
             position=position_jitterdodge(jitter.width = 0.05,dodge.width=0.7)) +
  #theme(text=element_text(family="Times New Roman", size=12)) +
  geom_point(color="red") +
  geom_errorbar(aes(ymin=mean - sd,
                    ymax=mean + sd),
                width=0.3,
                color="red") -> TSAwS_stse
bart_TSAwS_stse <- bartlett.test(log_cfu_g_centered~lab,data=d_TSAwS_stse_centered)
bart_TSAwS_stse

ggarrange(PCMA_msc, 
          TSAwS_msc,
          PCMA_hhr,
          TSAwS_hhr,
          PCMA_stse,
          TSAwS_stse,
          labels=c("PCMA SP-MSC", "TSAwS SP-MSC", "PCMA HHR-TSC", "TSAwS HHR-TSC", "PCMA STSE", "TSAwS STSE"),
          ncol = 2, nrow = 3)
## ---- chunk 18
##Make summary plots
ggplot(s3_df, aes(x=powder,y=log_mean_count))+
  geom_boxplot()+
  ylim(0,4)+
  geom_point(data=s3_df,
             aes(x=powder,y=log_mean_count,color=lab),
             position=position_jitterdodge(jitter.width = 0.05,dodge.width=0.7)) +
  facet_grid(test~media)

#Get means across labs
summary_s3_dfb <- s3_df %>%
  group_by(media,test,lab)%>%
  summarize(mean=mean(log_mean_count),
            sd=sd(log_mean_count))
## ---- chunk 19
#clear global environment
rm(list = ls())
